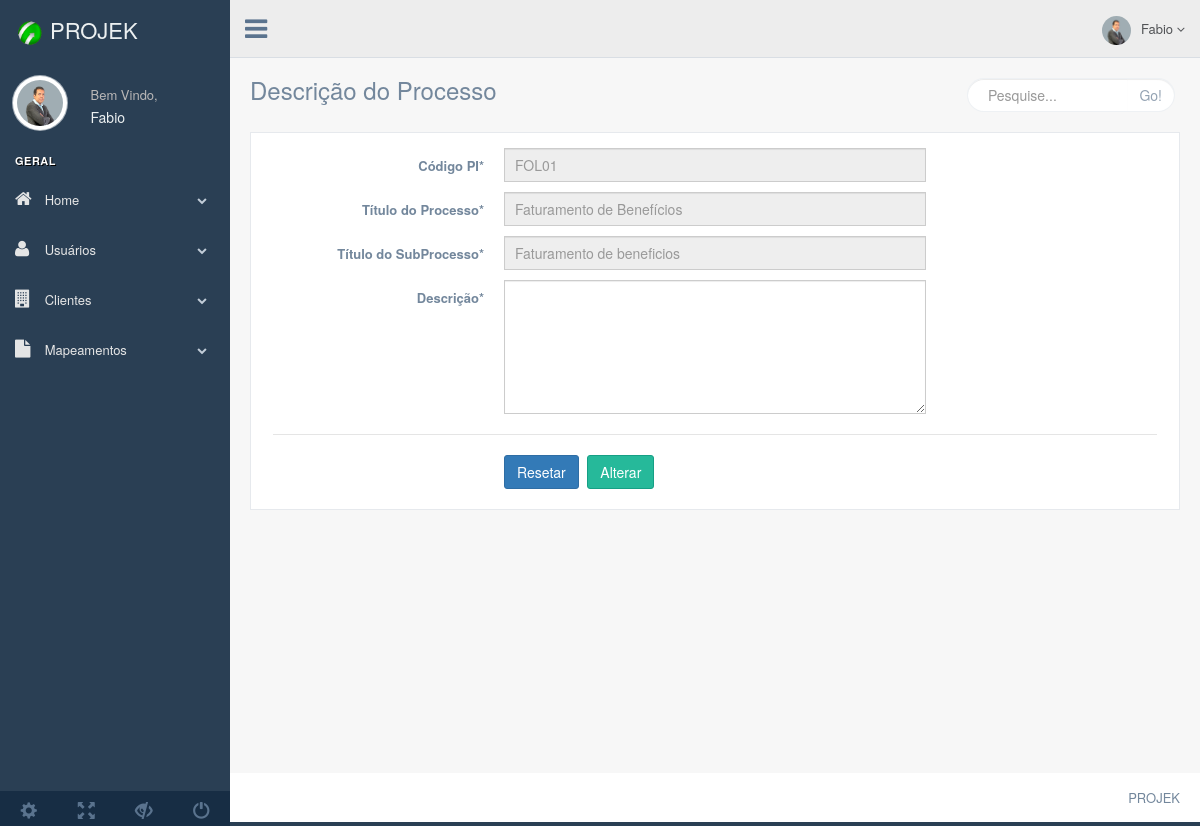
Before: /production/php/forms/form-altera-d-sub.php?id_subprocesso=8 with the older database file.
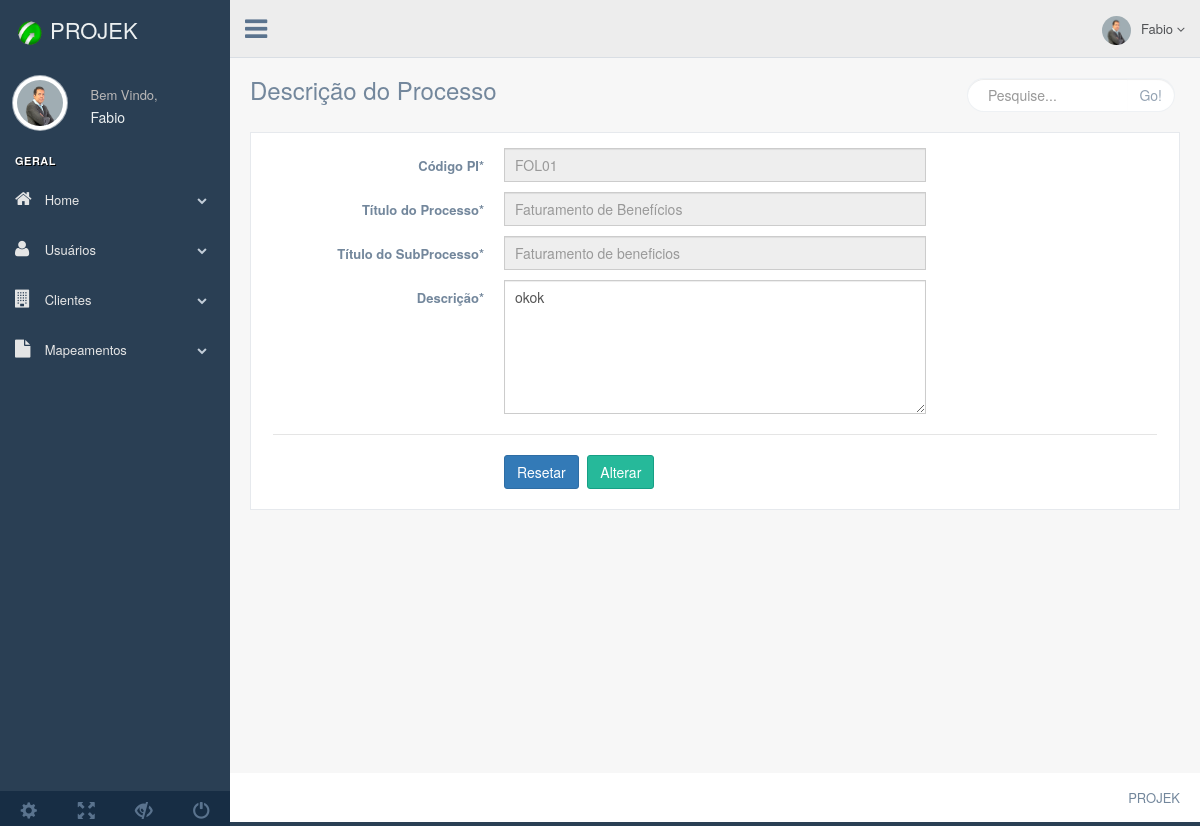
After: the same page with the newer database file.
### tables this page shows
CREATE TABLE `pis` (
  `id_departamento` int(11) DEFAULT NULL,
  `cod_pi` varchar(20) NOT NULL,
  `data_revisado` varchar(255) DEFAULT NULL,
  `id_consultor` int(11) DEFAULT NULL,
  `id_gestor_pi` int(11) DEFAULT NULL
);

CREATE TABLE `macroprocessos` (
  `id_macroprocesso` int(11) NOT NULL,
  `cod_pi` varchar(11) NOT NULL,
  `data_ultima` varchar(25) DEFAULT NULL,
  `data_proxima` varchar(25) DEFAULT NULL,
  `id_classificacao` int(11) NOT NULL,
  `t_processo` varchar(255) NOT NULL,
  `n_processo` varchar(10) NOT NULL,
  `qPessoas` int(11) NOT NULL,
  `id_periodicidade` int(11) NOT NULL,
  `horas` int(11) NOT NULL,
  `descricao` varchar(2000) DEFAULT NULL
);

CREATE TABLE `subprocessos` (
  `id_subprocesso` int(11) NOT NULL,
  `id_macroprocesso` int(11) NOT NULL,
  `descricao` varchar(10000) DEFAULT NULL,
  `n_subprocesso` varchar(10) NOT NULL,
  `t_subprocesso` varchar(50) NOT NULL,
  `qPessoas` int(11) NOT NULL,
  `id_classificacao` int(11) NOT NULL,
  `id_periodicidade` int(11) NOT NULL,
  `horas` int(11) NOT NULL
);

### production/php/bancos/banco-subprocesso.php (called while the page is built, shortened)
<?php
function buscaSubprocessoId($conexao, $id_subprocesso){
    $query = "select  * from subprocessos where id_subprocesso = {$id_subprocesso}";
    $resultado = mysqli_query($conexao, $query);
    $usuario = mysqli_fetch_assoc($resultado);
    return $usuario;
}

### production/php/bancos/banco-macroprocesso.php (called while the page is built, shortened)
<?php
function buscaMacroprocessoId($conexao, $id_macroprocesso){
    $query = "select  * from macroprocessos where id_macroprocesso = {$id_macroprocesso}";
    $resultado = mysqli_query($conexao, $query);
    $usuario = mysqli_fetch_assoc($resultado);
    return $usuario;
}

### production/php/bancos/banco-pis.php (called while the page is built, shortened)
<?php
function  buscaPi($conexao , $cod_pi){
    $query = "select  * from pis where cod_pi = '{$cod_pi}'";
    $resultado = mysqli_query($conexao, $query);
    $pi = mysqli_fetch_assoc($resultado);
    return $pi;
}

### production/php/forms/form-altera-d-sub.php (the view, shortened to what this page needs)
<?php
	require_once "../bancos/conecta.php";
	require_once "../bancos/banco-subprocesso.php";
	require_once "../bancos/banco-pis.php";
	require_once "../bancos/banco-pis.php";
	require_once "../bancos/banco-macroprocesso.php";
	$id_subprocesso = $_GET['id_subprocesso'];
	$subprocesso = buscaSubprocessoId($conexao, $id_subprocesso);
	$macroprocesso = buscaMacroprocessoId($conexao, $subprocesso['id_macroprocesso']);
	$pi = buscaPi($conexao, $macroprocesso['cod_pi']);
?>
<!DOCTYPE html>
<html lang="en">
	<head>
	  <link href="../../../vendors/bootstrap/dist/css/bootstrap.min.css" rel="stylesheet">
	  <link href="../../../vendors/font-awesome/css/font-awesome.min.css" rel="stylesheet">
	  <link href="../../../vendors/nprogress/nprogress.css" rel="stylesheet">
	  <link href="../../../build/css/custom.min.css" rel="stylesheet">
	</head>
	<body class="nav-md">
	  <div class="container body">
	    <div class="main_container">
	      <div class="col-md-3 left_col">
	        <div class="left_col scroll-view">
	          <div class="navbar nav_title" style="border: 0;">
	            <a href="../index/index2.php" class="site_title"><img src="../../images/botao.png" width="40" right="40" ><span>PROJEK</span></a>
	            <div class="profile clearfix">
	              <div class="profile_pic">
	                <img src="../../images/img2.jpg" alt="..." class="img-circle profile_img">
	              </div>
	              <div class="profile_info">
	                <span>Bem Vindo,</span>
	                <h2>Fabio</h2>
	              </div>
	            </div>
	            <br />
	            <div id="sidebar-menu" class="main_menu_side hidden-print main_menu">
	              <div class="menu_section">
	                <h3>Geral</h3>
	                <ul class="nav side-menu">
	                  <li><a><i class="fa fa-home"></i> Home<span class="fa fa-chevron-down"></span></a>
	                  </li>
	                  <li><a><i class="fa fa-user"></i> Usuários<span class="fa fa-chevron-down"></span></a>
	                  </li>
	                  <li><a><i class="fa fa-building"></i> Clientes<span class="fa fa-chevron-down"></span></a>
	                  </li>
	                  <li><a><i class="fa fa-file"></i> Mapeamentos<span class="fa fa-chevron-down"></span></a>
	                  </li>
	                </ul>
	              </div>
	            </div>
	            <div class="sidebar-footer hidden-small">
	              <a data-toggle="tooltip" data-placement="top" title="Settings">
	                <span class="glyphicon glyphicon-cog" aria-hidden="true"></span>
	              </a>
	              <a data-toggle="tooltip" data-placement="top" title="FullScreen">
	                <span class="glyphicon glyphicon-fullscreen" aria-hidden="true"></span>
	              </a>
	              <a data-toggle="tooltip" data-placement="top" title="Lock">
	                <span class="glyphicon glyphicon-eye-close" aria-hidden="true"></span>
	              </a>
	              <a data-toggle="tooltip" data-placement="top" title="Logout" href="login.html">
	                <span class="glyphicon glyphicon-off" aria-hidden="true"></span>
	              </a>
	            </div>
	          </div>
	        </div>
	      </div>
	      <div class="top_nav">
	        <div class="nav_menu">
	          <nav>
	            <div class="nav toggle">
	              <a id="menu_toggle"><i class="fa fa-bars"></i></a>
	            </div>
	            <ul class="nav navbar-nav navbar-right">
	              <li class="">
	                <a href="javascript:;" class="user-profile dropdown-toggle" data-toggle="dropdown" aria-expanded="false">
	                  <img src="../../images/img2.jpg" alt="">Fabio
	                  <span class=" fa fa-angle-down"></span>
	                </a>
	              </li>
	              <li role="presentation" class="dropdown">
	                <a href="javascript:;" class="dropdown-toggle info-number" data-toggle="dropdown" aria-expanded="false"></a></li>
	              </ul>
	            </nav>
	          </div>
	        </div>
	      </div>
	      <div class="right_col" role="main">
	          <div class="">
	            <div class="page-title">
	              <div class="title_left">
	                <h3>Descrição do Processo</h3>
	              </div>
	              <div class="title_right">
	                <div class="col-md-5 col-sm-5 col-xs-12 form-group pull-right top_search">
	                  <div class="input-group">
	                    <input type="text" class="form-control" placeholder="Pesquise...">
	                    <span class="input-group-btn">
	                      <button class="btn btn-default" type="button">Go!</button>
	                    </span>
	                  </div>
	                </div>
	              </div>
	            </div>
	            <div class="clearfix"></div>
	            	<div class="row">
	            	  <div class="col-md-12 col-sm-12 col-xs-12">
	            	  	<div class="x_panel">
	            	  		<div class="x_content">
	            	  		<form action="../altera/altera-d-sub.php" method="get" id="demo-form2" data-parsley-validate class="form-horizontal form-label-left">
	            	  		<div class="form-group">
	            	  		   <label class="control-label col-md-3 col-sm-3 col-xs-12" for="nome">Código PI<span class="required">*</span>
	            	  		   </label>
	            	  		   <div class="col-md-6 col-sm-6 col-xs-12">
	            	  		     <input type="text" placeholder="<?=$pi['cod_pi']?>" readonly="readonly" class="form-control col-md-7 col-xs-12">
	            	  		   </div>
	            	  		</div>
	            	  		<div class="form-group">
	            	  		   <label class="control-label col-md-3 col-sm-3 col-xs-12" for="nome">Título do Processo<span class="required">*</span>
	            	  		   </label>
	            	  		   <div class="col-md-6 col-sm-6 col-xs-12">
	            	  		     <input type="text" placeholder="<?=$macroprocesso['t_processo']?>" readonly="readonly" class="form-control col-md-7 col-xs-12">
	            	  		   </div>
	            	  		</div>
	            	  		<div class="form-group">
	            	  		   <label class="control-label col-md-3 col-sm-3 col-xs-12" for="nome">Título do SubProcesso<span class="required">*</span>
	            	  		   </label>
	            	  		   <div class="col-md-6 col-sm-6 col-xs-12">
	            	  		     <input type="text" placeholder="<?=$subprocesso['t_subprocesso']?>" readonly="readonly" class="form-control col-md-7 col-xs-12">
	            	  		   </div>
	            	  		</div>
		            	  	<div class="form-group">
		            	  	  <label class="control-label col-md-3 col-sm-3 col-xs-12" for="nome">Descrição<span class="required">*</span>
		            	  	  </label>
		            	  	  <div class="col-md-6 col-sm-6 col-xs-12">
		            	  	    <textarea  name="descricao" class="form-control col-md-12 col-xs-12" rows="6"><?=$subprocesso['descricao']?></textarea>
		            	  	  </div>
		            	  	</div>
		            	  	<div class="ln_solid"></div>
		            	  	<div class=" form-group">
	            	  	  	<div class="col-md-6 col-sm-6 col-xs-12 col-md-offset-3">
	            	  	    <button type="reset" name="reset" class="btn btn-primary">Resetar</button>
	            	  	    <button id="send" type="submit" name="enviar" class="btn btn-success">Alterar</button>
	            	  	    </div>
	            	  	 	</div>
	            	  		</form>
	            	  	</div>
	            	  	</div>
	            	  </div>
	            	</div>
	              <br />
	          </div>
	      </div>
	      <footer>
	        <div class="pull-right">
	          PROJEK
	        </div>
	        <div class="clearfix"></div>
	      </footer>
	    </div>
	</body>
</html>

Changed rows visible on the page:
changed subprocessos "Faturamento de beneficios": descricao (not shown) → "okok"
